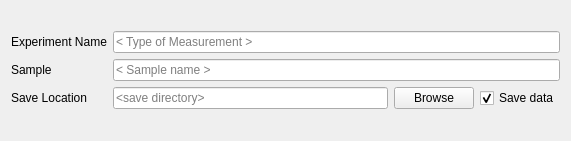
     <widget class="QWidget" name="verticalLayoutWidget_5">
      <property name="geometry">
       <rect>
        <x>70</x>
        <y>30</y>
        <width>571</width>
        <height>141</height>
       </rect>
      </property>
      <layout class="QVBoxLayout" name="verticalLayout_4">
       <item>
        <layout class="QGridLayout" name="gridLayout_6">
         <item row="0" column="0">
          <widget class="QLabel" name="label_21">
           <property name="text">
            <string>Experiment Name</string>
           </property>
          </widget>
         </item>
         <item row="2" column="0">
          <widget class="QLabel" name="label_23">
           <property name="text">
            <string>Sample</string>
           </property>
          </widget>
         </item>
         <item row="0" column="1">
          <widget class="QLineEdit" name="lineEdit_2">
           <property name="accessibleName">
            <string>exp_name</string>
           </property>
           <property name="text">
            <string/>
           </property>
           <property name="placeholderText">
            <string>&lt; Type of Measurement &gt;</string>
           </property>
          </widget>
         </item>
         <item row="2" column="1">
          <widget class="QLineEdit" name="lineEdit_3">
           <property name="accessibleName">
            <string>sample</string>
           </property>
           <property name="placeholderText">
            <string>&lt; Sample name &gt;</string>
           </property>
          </widget>
         </item>
         <item row="3" column="1">
          <layout class="QGridLayout" name="gridLayout_2">
           <item row="0" column="0">
            <widget class="QLineEdit" name="lineEditSave">
             <property name="accessibleName">
              <string>sav_loc</string>
             </property>
             <property name="text">
              <string/>
             </property>
             <property name="readOnly">
              <bool>false</bool>
             </property>
             <property name="placeholderText">
              <string>&lt;save directory&gt;</string>
             </property>
            </widget>
           </item>
           <item row="0" column="2">
            <widget class="QCheckBox" name="checkBoxSave">
             <property name="accessibleName">
              <string>saveData</string>
             </property>
             <property name="text">
              <string>Save data</string>
             </property>
             <property name="checked">
              <bool>true</bool>
             </property>
            </widget>
           </item>
           <item row="0" column="1">
            <widget class="QPushButton" name="pushButtonSave">
             <property name="text">
              <string>Browse</string>
             </property>
            </widget>
           </item>
          </layout>
         </item>
         <item row="3" column="0">
          <widget class="QLabel" name="label_24">
           <property name="text">
            <string>Save Location</string>
           </property>
          </widget>
         </item>
        </layout>
       </item>
      </layout>
     </widget>
